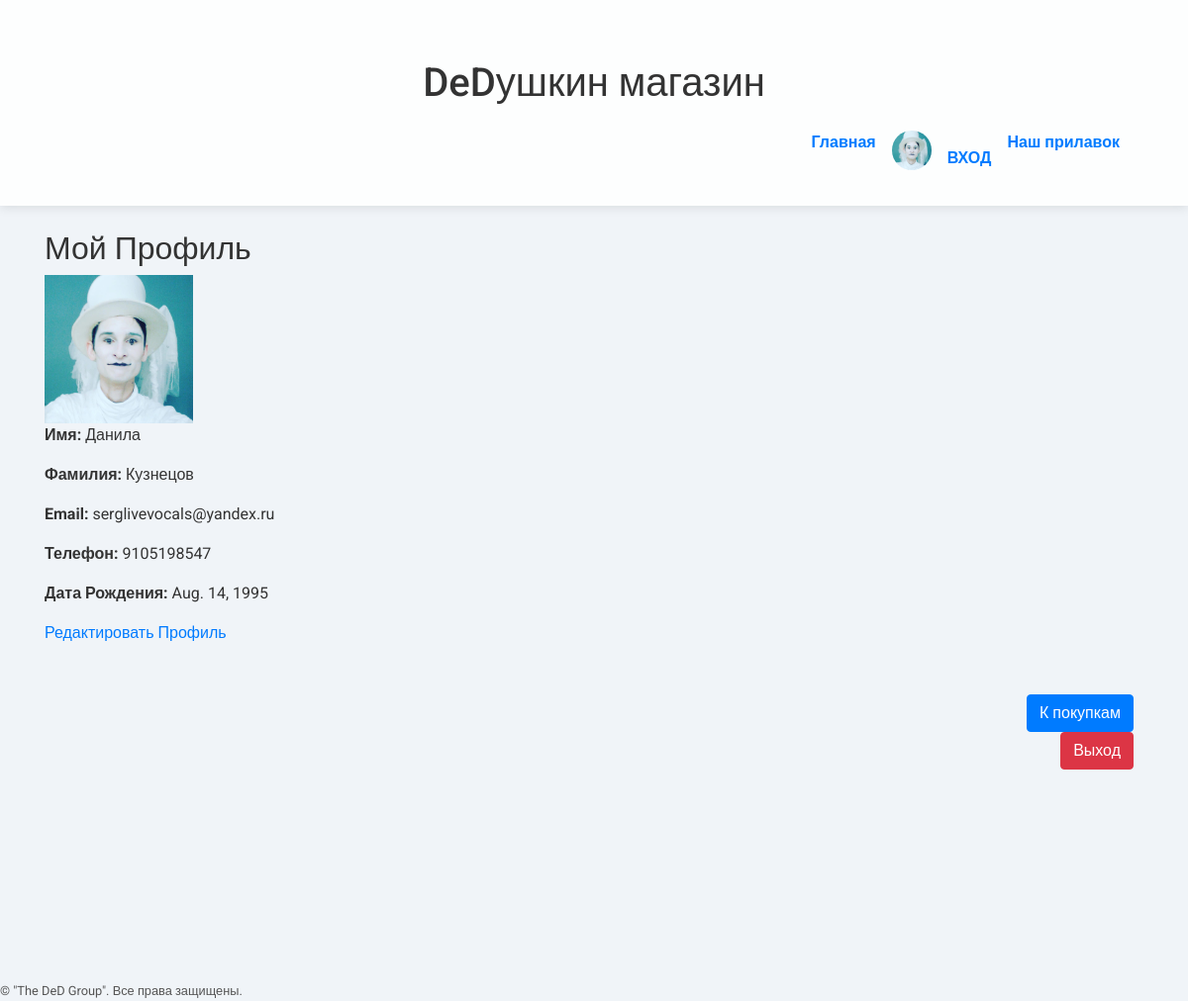
Page /accounts/profile/ (signed in) on the committed database.
### new_store/models.py (models this page shows, shortened)
class UserProfile(models.Model):
    user = models.OneToOneField(User, on_delete=models.CASCADE, related_name='profile')
    profile_picture = models.ImageField(upload_to='profile_pictures/',
                                        blank=True, null=True)  # Укажите путь для загрузки изображений
    date_of_birth = models.DateField(null=True, blank=True)  # Поле для даты рождения
    phone_number = models.CharField(max_length=15, null=True, blank=True)  # Поле для телефона
    email = models.EmailField(max_length=254, null=True, blank=True)  # Поле для электронной почты
    last_name = models.CharField(max_length=150, null=True, blank=True)  # Поле для фамилии
    first_name = models.CharField(max_length=150, null=True, blank=True)  # Поле для имени

### new_store/views.py (the view)
# urls.py: path('accounts/profile/', views.profile_view, name='profile'),
@login_required
def profile_view(request):
    profile = request.user.profile  # Доступ через related_name='profile'
    profile_picture_url = profile.profile_picture.url if profile.profile_picture and profile.profile_picture.name else 'default_image_url'  # URL изображения по умолчанию
    return render(request, 'new_store/profile.html', {
        'profile': profile,
        'profile_picture_url': profile_picture_url,
    })

### templates/new_store/profile.html
{% extends 'new_store/base.html' %}
{% block content %}
  <h2>Мой Профиль</h2>
  <img src="{{ profile.profile_picture.url }}" alt="Profile Picture" style="width: 150px; height:auto;">
  <p><strong>Имя:</strong> {{ profile.first_name }}</p>
  <p><strong>Фамилия:</strong> {{ profile.last_name }}</p>
  <p><strong>Email:</strong> {{ profile.email }}</p>
  <p><strong>Телефон:</strong> {{ profile.phone_number }}</p>
  <p><strong>Дата Рождения:</strong> {{ profile.date_of_birth }}</p>
  <a href="{% url 'edit_profile' %}">Редактировать Профиль</a>
   <div class="container" style="position: relative; min-height: 300px;">
        <div class="navigation mb-3 d-flex flex-column align-items-end" style="position: absolute; top: 10px; right: 10px;">
            <a href="{% url 'category_list' %}" class="btn btn-primary">К покупкам</a>
            <a href="{% url 'logout' %}" class="btn btn-danger">Выход</a>
        </div>
   </div>
{% endblock %}

### templates/new_store/base.html (shortened to what this page needs)
{% load static %}
<!DOCTYPE html>
<html lang="ru">
<head>
    <link rel="stylesheet" href="https://stackpath.bootstrapcdn.com/bootstrap/4.5.2/css/bootstrap.min.css">
</head>
<body>
    <header>
        <div class="container">
            <h1 class="text-center">DeDушкин магазин</h1>
            <nav class="navbar navbar-expand-lg navbar-light">
                <div class="collapse navbar-collapse" id="navbarNav">
                    <ul class="navbar-nav ml-auto">
                        <li class="nav-item"><a class="nav-link" href="{% url 'home' %}">Главная</a></li>
                        <a class="nav-link" href="{% url 'profile' %}">
                              {% with profile=user.profile %}
                                {% if profile.profile_picture %}
                                   <img src="{{ profile.profile_picture.url }}" alt="Profile Picture" class="profile-icon" />
                                {% else %}
                                   <img src="{% static 'images/icon.png' %}" alt="Default Profile Picture" class="profile-icon" />
                                {% endif %}
                              {% endwith %}
                          <li class="nav-item"><a class="nav-link" href="{% url 'login' %}">ВХОД</a></li>
                        </a>
                        <li class="nav-item"><a class="nav-link" href="{% url 'category_list' %}">Наш прилавок</a></li>
                    </ul>
                </div>
            </nav>
        </div>
    </header>
    <main class="container mt-4">
        {% block content %}{% endblock %}
    </main>
    <footer>
        <p>&copy; {{ current_year }} "The DeD Group". Все права защищены.</p>
    </footer>
</body>
</html>

### templates/new_store/base.html (style rules this page uses)
body { font-family: 'Roboto', sans-serif; background: #f0f4f8; color: #333; }
header { background-color: rgba(255, 255, 255, 0.9); padding: 20px 0; box-shadow: 0 2px 10px rgba(0, 0, 0, 0.1); }
.profile-icon { width: 40px; height: 40px; border-radius: 50%; object-fit: cover; }
.navbar-nav .nav-link { color: #007bff !important; font-weight: 600; }
.container { margin-top: 40px; }
footer p { font-size: 0.8rem; color: #555; margin: 0; }
.text-center { color: #333; }

### rows in the picture
UserProfile: profile_picture (picture), first_name "Данила", last_name "Кузнецов", email "serglivevocals@yandex.ru", phone_number "9105198547", date_of_birth "Aug. 14, 1995"
